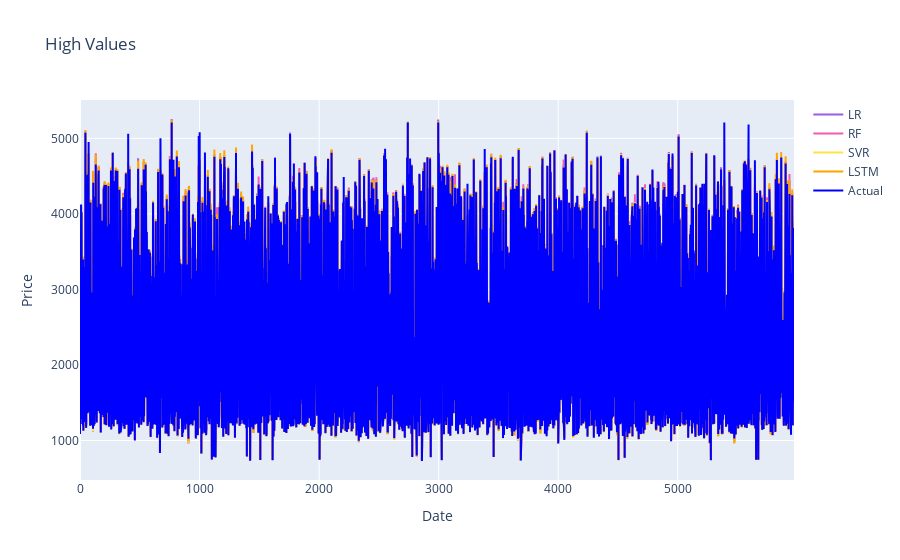

Notebook cell for this chart:
### Code cell
# plot lr_high rf_high svr_high lstm_high actual_high of y_pred_df uising plotly directly without function
trace1 = go.Scatter(x=y_pred_df.index,
                    y=y_pred_df['lr_high'],
                    mode='lines',
                    name='LR',
                    marker=dict(color='#9b5de5'))
trace2 = go.Scatter(x=y_pred_df.index,
                    y=y_pred_df['rf_high'],
                    mode='lines',
                    name='RF',
                    marker=dict(color='#f15bb5'))
trace3 = go.Scatter(x=y_pred_df.index,
                    y=y_pred_df['svr_high'],
                    mode='lines',
                    name='SVR',
                    marker=dict(color='#fee440'))
trace4 = go.Scatter(x=y_pred_df.index,
                    y=y_pred_df['lstm_high'],  
                    mode='lines',
                    name='LSTM',
                    marker=dict(color='orange'))
trace5 = go.Scatter(x=y_pred_df.index,
                    y=y_pred_df['actual_high'],
                    mode='lines',
                    name='Actual',
                    marker=dict(color='blue'))

data = [trace1, trace2, trace3, trace4, trace5]
layout = go.Layout(title='High Values',
                     xaxis=dict(title='Date'),
                        yaxis=dict(title='Price'),
)

fig = go.Figure(data=data, layout=layout)
fig.show()

### Figure 1 — Plotly figure (JSON) as saved in the notebook; plotly's stock layout.template omitted (floating-point values rounded to 4 significant figures; data arrays with more than 128 entries replaced by an {"elided": "..."} marker saying what was removed)
{"data": [{"marker": {"color": "#9b5de5"}, "mode": "lines", "name": "LR", "type": "scatter", "x": {"elided": "5973 int values"}, "y": {"elided": "5973 float values"}}, {"marker": {"color": "#f15bb5"}, "mode": "lines", "name": "RF", "type": "scatter", "x": {"elided": "5973 int values"}, "y": {"elided": "5973 float values"}}, {"marker": {"color": "#fee440"}, "mode": "lines", "name": "SVR", "type": "scatter", "x": {"elided": "5973 int values"}, "y": {"elided": "5973 float values"}}, {"marker": {"color": "orange"}, "mode": "lines", "name": "LSTM", "type": "scatter", "x": {"elided": "5973 int values"}, "y": {"elided": "5973 float values"}}, {"marker": {"color": "blue"}, "mode": "lines", "name": "Actual", "type": "scatter", "x": {"elided": "5973 int values"}, "y": {"elided": "5973 float values"}}], "layout": {"title": {"text": "High Values"}, "xaxis": {"title": {"text": "Date"}}, "yaxis": {"title": {"text": "Price"}}}}
